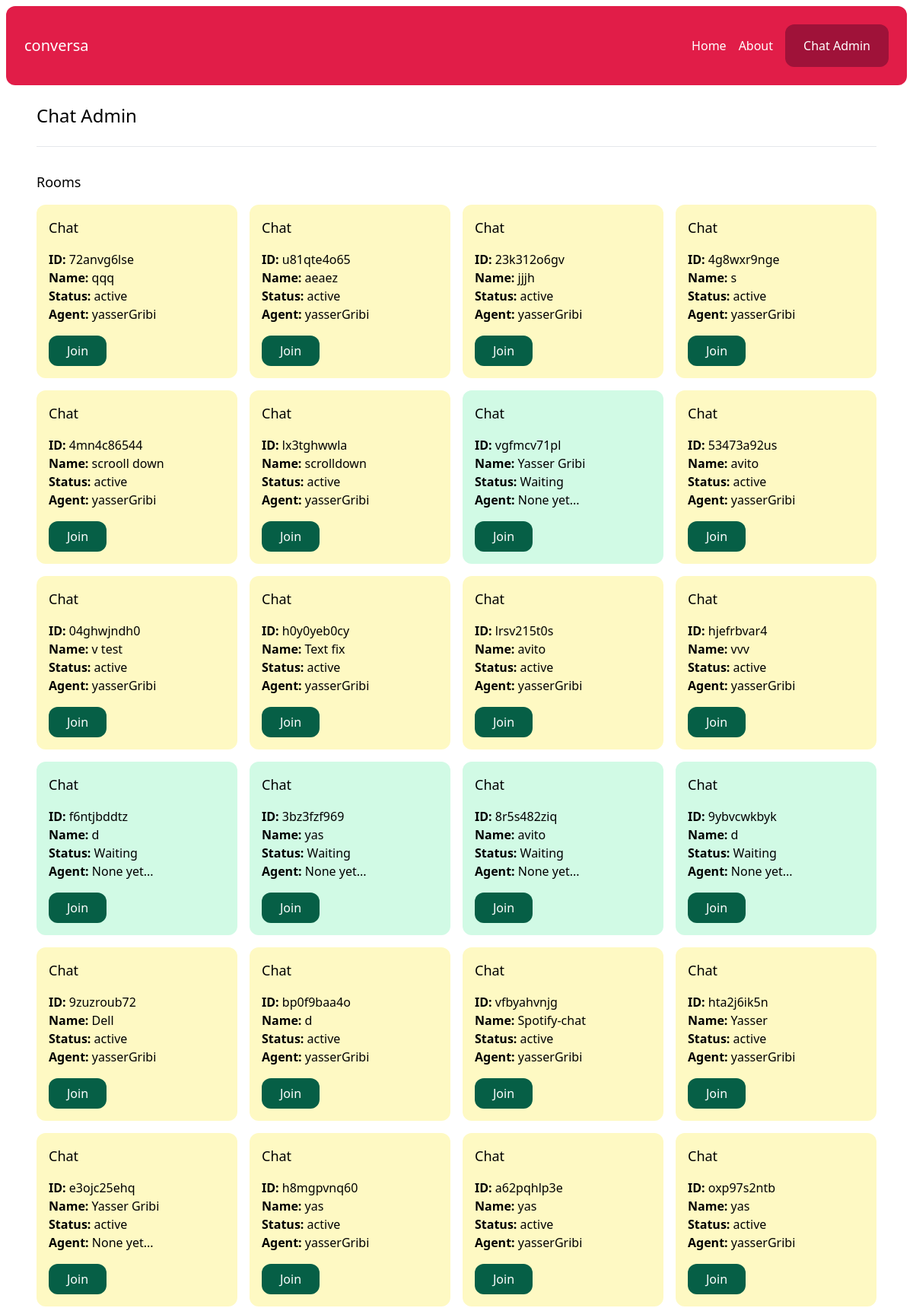
Screenshot of /chat-admin/ (signed in, upper part) with the database file from the repository.
### chat/models.py (models this page shows, shortened)
class Room(models.Model):
    WAITING = 'waiting'
    ACTIVE = 'active'
    CLOSED = 'closed'
    CHOICES_STATUS = (
        (WAITING, 'Waiting'),
        (ACTIVE, 'active'),
        (CLOSED, 'closed'),
    )
    uuid = models.CharField(max_length=255)
    client = models.CharField(max_length=255)
    agent = models.ForeignKey(User, related_name='rooms', blank=True, null = True, on_delete= models.SET_NULL)
    messages = models.ManyToManyField(Message, blank=True)
    url = models.CharField(max_length=255, blank=True, null = True)
    status = models.CharField(max_length=20, choices=CHOICES_STATUS, default = WAITING )
    created_at = models.DateTimeField(auto_now_add=True)
    class Meta:
        ordering = ('-created_at',)

### account/models.py (models this page shows)
class User(AbstractBaseUser, PermissionsMixin):
    AGENT = 'agent'
    MANAGER = 'manager'
    ROLES_CHOICES = (
        (AGENT, 'Agent'),
        (MANAGER, 'Manager'),
    )
    id = models.UUIDField(primary_key=True, default=uuid.uuid4, editable=False)
    email = models.EmailField(unique=True)
    name = models.CharField(max_length=255, blank=True, default='')
    role = models.CharField(max_length=20, choices=ROLES_CHOICES, default=AGENT)
    is_active = models.BooleanField(default=True)
    is_superuser = models.BooleanField(default=False)
    is_staff = models.BooleanField(default=False)
    date_joined = models.DateTimeField(default=timezone.now)
    last_login = models.DateTimeField(blank=True, null=True)
    objects = CustomUserManager()
    USERNAME_FIELD = 'email'
    EMAIL_FIELD = 'email'
    REQUIRED_FIELDS = ['name']

### chat/views.py (the view)
# urls.py: path('chat-admin/', views.admin, name="admin"),
@login_required
def admin(request):
    rooms = Room.objects.all()
    users = User.objects.filter(is_staff=True)
    return render(request, 'chat/admin.html',{
        "rooms": rooms,
        "users": users,
    })

### chat/templates/chat/admin.html (shortened to what this page needs)
{% extends 'core/base.html' %}
{% block content %}
    <h1 class="text-2xl" >Chat Admin </h1>
    <hr class="my-6">
    <div class="mt-8">
        <h2 class="mb-4 text-lg">Rooms</h2>
       {% include 'chat/partials/room_list.html' %}
        </div>
    </div>
{% endblock %}

### chat/templates/chat/partials/room_list.html
<div class="grid grid-cols-4 gap-4">
    {% for room in rooms %}
        <div class="p-4 rounded-xl {% if room.status == 'waiting' %} bg-emerald-100{% elif room.status == 'active' %} bg-yellow-100 {% else %} bg-gray-100 {% endif %}">
            <h3 class="mb-4 text-lg">Chat</h3>
            <p>
                <b>ID:</b> {{ room.uuid }}<br>
                <b>Name:</b> {{ room.client }}<br>
                <b>Status:</b> {{ room.get_status_display }}<br>
                <b>Agent:</b> {% firstof room.agent.name 'None yet...' %}<br>
            </p>
            <a href="{% url 'chat:room' room.uuid %}" class="mt-4 inline-block py-2 px-6 bg-emerald-800 text-white rounded-xl">Join</a>
        </div>
    {% endfor %}

### rows the page displays
Room: uuid "72anvg6lse", client "qqq", status "active", agent.name "yasserGribi"
Room: uuid "u81qte4o65", client "aeaez", status "active", agent.name "yasserGribi"
Room: uuid "23k312o6gv", client "jjjh", status "active", agent.name "yasserGribi"
Room: uuid "4g8wxr9nge", client "s", status "active", agent.name "yasserGribi"
Room: uuid "4mn4c86544", client "scrooll down", status "active", agent.name "yasserGribi"
Room: uuid "lx3tghwwla", client "scrolldown", status "active", agent.name "yasserGribi"
Room: uuid "vgfmcv71pl", client "Yasser Gribi", status "Waiting", agent "None yet..."
Room: uuid "53473a92us", client "avito", status "active", agent.name "yasserGribi"
Room: uuid "04ghwjndh0", client "v test", status "active", agent.name "yasserGribi"
Room: uuid "h0y0yeb0cy", client "Text fix", status "active", agent.name "yasserGribi"
Room: uuid "lrsv215t0s", client "avito", status "active", agent.name "yasserGribi"
Room: uuid "hjefrbvar4", client "vvv", status "active", agent.name "yasserGribi"
Room: uuid "f6ntjbddtz", client "d", status "Waiting", agent "None yet..."
Room: uuid "3bz3fzf969", client "yas", status "Waiting", agent "None yet..."
Room: uuid "8r5s482ziq", client "avito", status "Waiting", agent "None yet..."
Room: uuid "9ybvcwkbyk", client "d", status "Waiting", agent "None yet..."
Room: uuid "9zuzroub72", client "Dell", status "active", agent.name "yasserGribi"
Room: uuid "bp0f9baa4o", client "d", status "active", agent.name "yasserGribi"
Room: uuid "vfbyahvnjg", client "Spotify-chat", status "active", agent.name "yasserGribi"
Room: uuid "hta2j6ik5n", client "Yasser", status "active", agent.name "yasserGribi"
Room: uuid "e3ojc25ehq", client "Yasser Gribi", status "active", agent "None yet..."
Room: uuid "h8mgpvnq60", client "yas", status "active", agent.name "yasserGribi"
Room: uuid "a62pqhlp3e", client "yas", status "active", agent.name "yasserGribi"
Room: uuid "oxp97s2ntb", client "yas", status "active", agent.name "yasserGribi"
